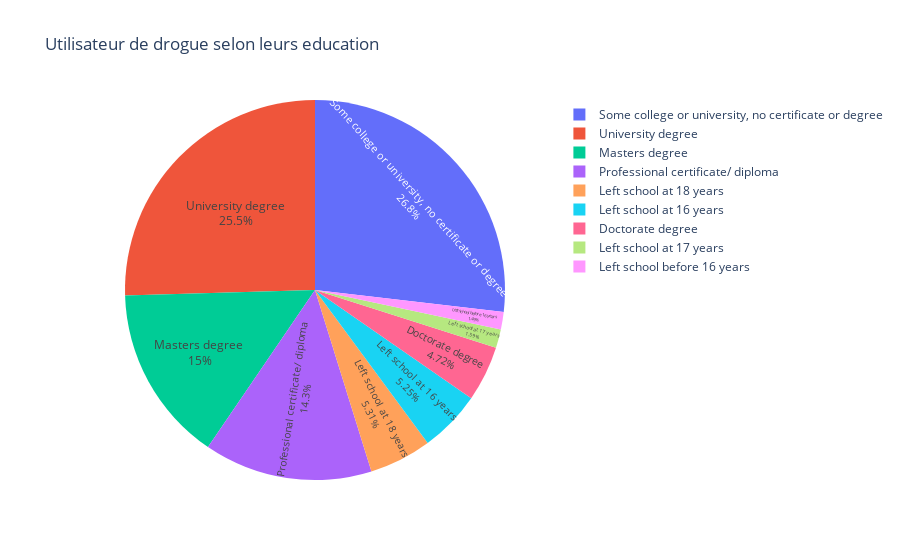

The cell this chart's notebook holds for it:
### Code cell
import plotly.express as px
#df = px.data.gapminder().query("year == 2007").query("continent == 'Americas'")
fig = px.pie(classe, values="Nombre de personne", names='Education',
             title='Utilisateur de drogue selon leurs education',
             hover_data=["Nombre de personne"], labels={"Nombre de personne":'Nombre'})
fig.update_traces(textposition='inside', textinfo='percent+label')
fig.show()

### Figure 1 — Plotly figure (JSON) as saved in the notebook; plotly's stock layout.template omitted (floating-point values rounded to 4 significant figures)
{"data": [{"customdata": [[506], [480], [283], [270], [100], [99], [89], [30], [28]], "domain": {"x": [0, 1], "y": [0, 1]}, "hovertemplate": "Education=%{label}<br>Nombre=%{customdata[0]}<extra></extra>", "labels": ["Some college or university, no certificate or degree", "University degree", "Masters degree ", "Professional certificate/ diploma ", "Left school at 18 years", "Left school at 16 years", "Doctorate degree ", "Left school at 17 years", "Left school before 16 years"], "legendgroup": "", "name": "", "showlegend": true, "textinfo": "percent+label", "textposition": "inside", "type": "pie", "values": [506, 480, 283, 270, 100, 99, 89, 30, 28]}], "layout": {"legend": {"tracegroupgap": 0}, "title": {"text": "Utilisateur de drogue selon leurs education"}}}
